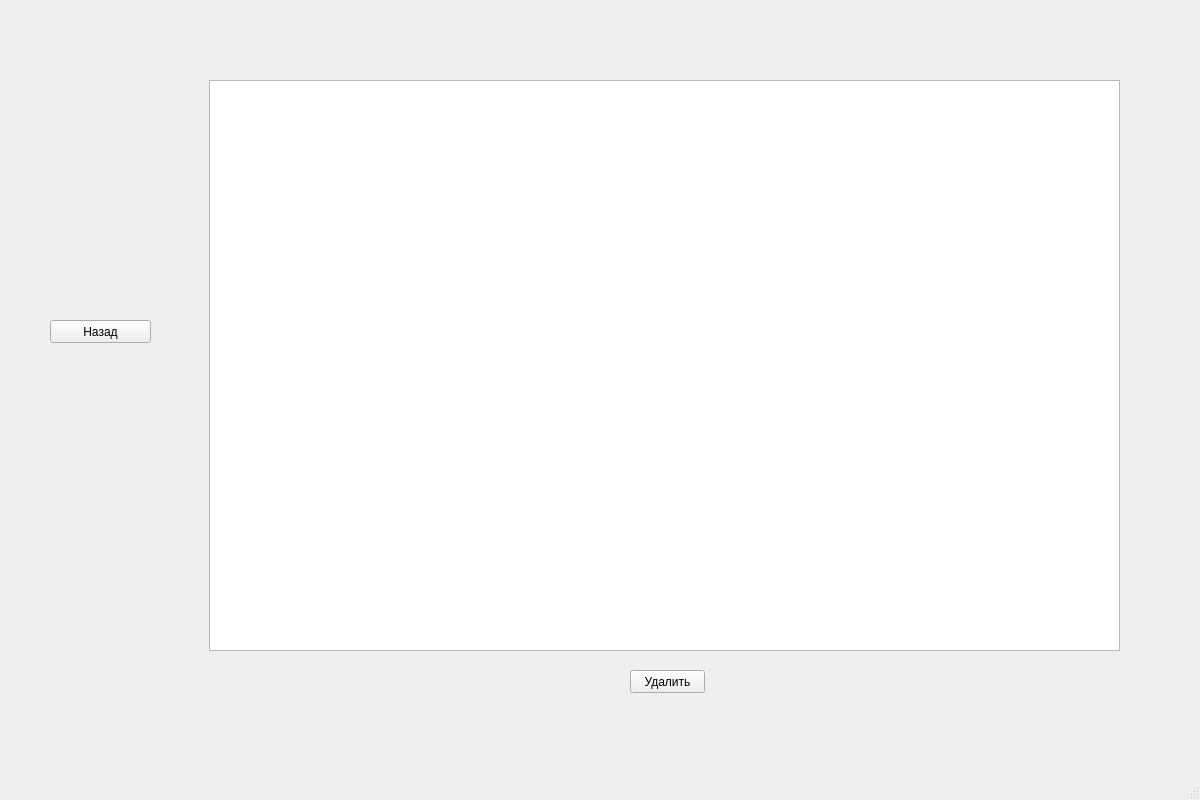
<?xml version="1.0" encoding="UTF-8"?>
<ui version="4.0">
 <class>MainWindow</class>
 <widget class="QMainWindow" name="MainWindow">
  <property name="geometry">
   <rect>
    <x>0</x>
    <y>0</y>
    <width>1200</width>
    <height>800</height>
   </rect>
  </property>
  <property name="windowTitle">
   <string>Project Sweat</string>
  </property>
  <widget class="QWidget" name="centralwidget">
   <widget class="QPushButton" name="go_back2">
    <property name="geometry">
     <rect>
      <x>50</x>
      <y>320</y>
      <width>101</width>
      <height>23</height>
     </rect>
    </property>
    <property name="text">
     <string>Назад</string>
    </property>
   </widget>
   <widget class="QTableWidget" name="tableWidget">
    <property name="geometry">
     <rect>
      <x>209</x>
      <y>80</y>
      <width>911</width>
      <height>571</height>
     </rect>
    </property>
   </widget>
   <widget class="QPushButton" name="delete1">
    <property name="geometry">
     <rect>
      <x>630</x>
      <y>670</y>
      <width>75</width>
      <height>23</height>
     </rect>
    </property>
    <property name="text">
     <string>Удалить</string>
    </property>
   </widget>
  </widget>
  <widget class="QMenuBar" name="menubar">
   <property name="geometry">
    <rect>
     <x>0</x>
     <y>0</y>
     <width>1200</width>
     <height>21</height>
    </rect>
   </property>
  </widget>
  <widget class="QStatusBar" name="statusbar"/>
 </widget>
 <resources/>
 <connections/>
</ui>
